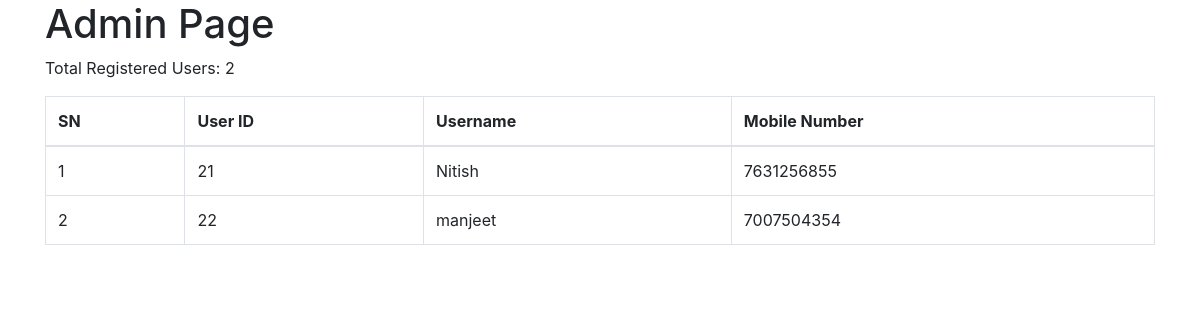
The page /myadmin on the database as committed earlier.
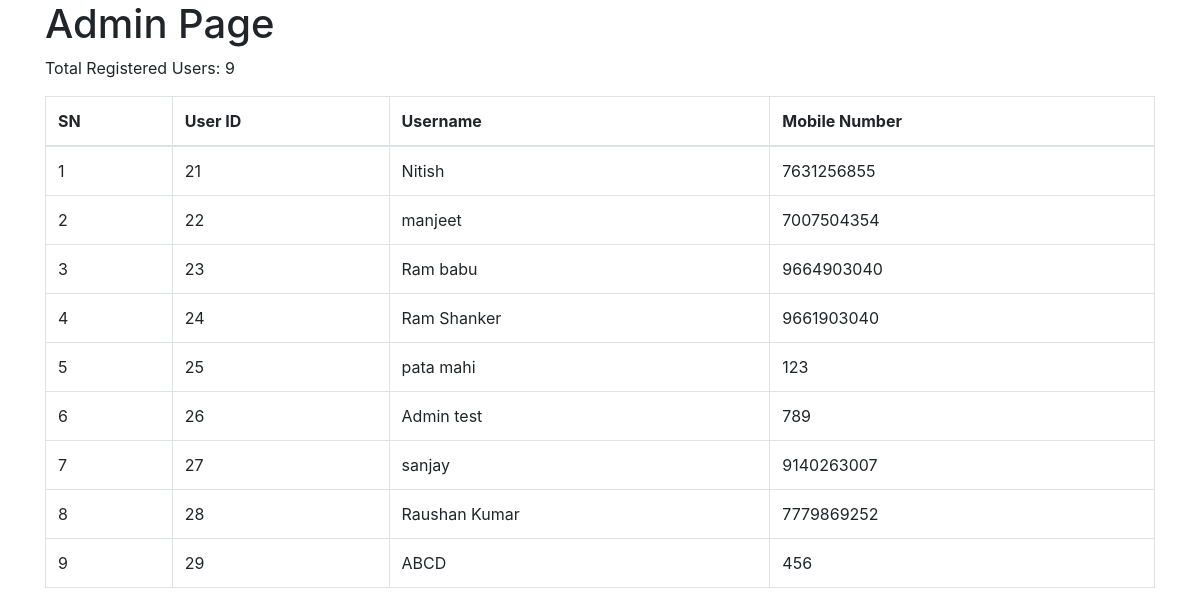
The same page on the database as committed later.
### tables this page shows
CREATE TABLE users (
                user_id INTEGER PRIMARY KEY AUTOINCREMENT,
                username TEXT UNIQUE NOT NULL,
                mobile_number TEXT UNIQUE NOT NULL,
                password_hash TEXT NOT NULL,
                role TEXT NOT NULL
            );

### app.py (the view)
@app.route('/myadmin')
def myadmin():
    conn = sqlite3.connect('printpro.db')  # Replace 'your_database.db' with your database file name
    cursor = conn.cursor()
    cursor.execute('SELECT COUNT(*) FROM users')
    user_count = cursor.fetchone()[0]
    cursor.execute('SELECT user_id, username, mobile_number FROM users')
    users = cursor.fetchall()
    conn.close()
    print(user_count, users)
    return render_template('myadmin.html', user_count=user_count, users=users)

### templates/myadmin.html (shortened to what this page needs)
<!DOCTYPE html>
<html lang="en">
<head>
    <link href="https://maxcdn.bootstrapcdn.com/bootstrap/4.5.2/css/bootstrap.min.css" rel="stylesheet">
</head>
<body>
    <div class="container">
        <h1>Admin Page</h1>
        <p>Total Registered Users: {{ user_count }}</p>
        <table class="table table-bordered">
            <thead>
                <tr>
                    <th>SN</th>
                    <th>User ID</th>
                    <th>Username</th>
                    <th>Mobile Number</th>
                </tr>
            </thead>
            <tbody>
                {% for user in users %}
                <tr>
                    <td>{{ loop.index }}</td>
                    <td>{{ user[0] }}</td>
                    <td>{{ user[1] }}</td>
                    <td>{{ user[2] }}</td>
                </tr>
                {% endfor %}
            </tbody>
        </table>
    </div>
</body>
</html>

Rows that differ between the two databases and show on the page:
added users: user_id "23", username "Ram babu", mobile_number "9664903040"
added users: user_id "24", username "Ram Shanker", mobile_number "9661903040"
added users: user_id "25", username "pata mahi", mobile_number "123"
added users: user_id "26", username "Admin test", mobile_number "789"
added users: user_id "27", username "sanjay", mobile_number "9140263007"
added users: user_id "28", username "Raushan Kumar", mobile_number "7779869252"
added users: user_id "29", username "ABCD", mobile_number "456"
Other text that changed with them:
{{ user_count }}: "2" → "9"
